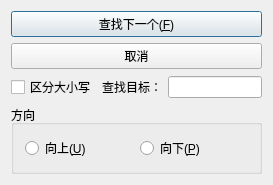
<?xml version="1.0" encoding="UTF-8"?>
<ui version="4.0">
 <class>SearchClass</class>
 <widget class="QDialog" name="SearchClass">
  <property name="geometry">
   <rect>
    <x>0</x>
    <y>0</y>
    <width>273</width>
    <height>175</height>
   </rect>
  </property>
  <property name="windowTitle">
   <string>查找</string>
  </property>
  <layout class="QVBoxLayout" name="verticalLayout_2">
   <item>
    <widget class="QPushButton" name="next_Btn">
     <property name="text">
      <string>查找下一个(&amp;F)</string>
     </property>
    </widget>
   </item>
   <item>
    <widget class="QPushButton" name="Canl_Btn">
     <property name="text">
      <string>取消</string>
     </property>
    </widget>
   </item>
   <item>
    <layout class="QVBoxLayout" name="verticalLayout">
     <item>
      <layout class="QHBoxLayout" name="horizontalLayout_2">
       <item>
        <widget class="QCheckBox" name="checkBox">
         <property name="text">
          <string>区分大小写</string>
         </property>
        </widget>
       </item>
       <item>
        <widget class="QLabel" name="label">
         <property name="text">
          <string>查找目标：</string>
         </property>
        </widget>
       </item>
       <item>
        <widget class="QLineEdit" name="lineEdit"/>
       </item>
      </layout>
     </item>
     <item>
      <widget class="QGroupBox" name="groupBox">
       <property name="title">
        <string>方向</string>
       </property>
       <layout class="QHBoxLayout" name="horizontalLayout">
        <item>
         <widget class="QRadioButton" name="up_radioButton">
          <property name="text">
           <string>向上(&amp;U)</string>
          </property>
         </widget>
        </item>
        <item>
         <widget class="QRadioButton" name="down_radioButton">
          <property name="text">
           <string>向下(&amp;P)</string>
          </property>
         </widget>
        </item>
       </layout>
      </widget>
     </item>
    </layout>
   </item>
  </layout>
 </widget>
 <layoutdefault spacing="6" margin="11"/>
 <resources/>
 <connections/>
</ui>
